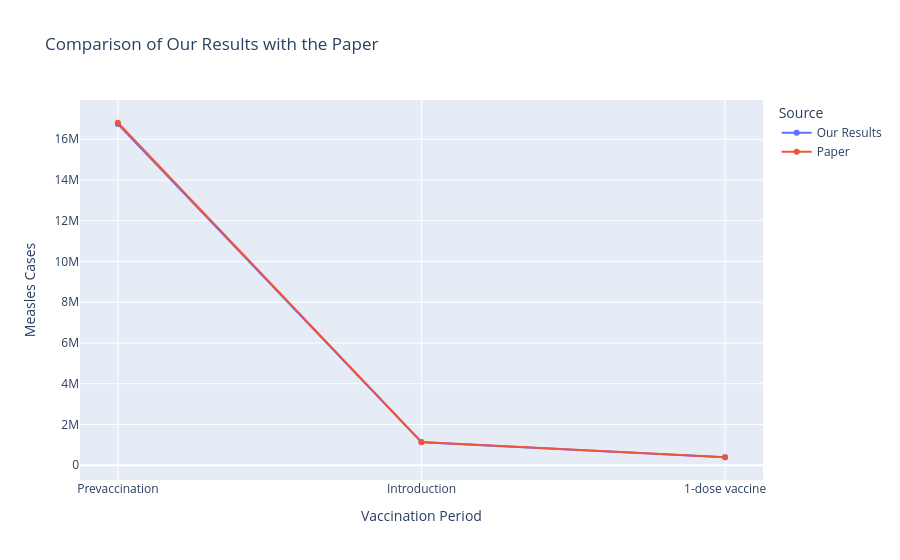

Notebook source saved alongside this figure:
### Code cell
graph_comparisons_measles_control(compared_df)

### Figure 1 — Plotly figure (JSON) as saved in the notebook; plotly's stock layout.template omitted (floating-point values rounded to 4 significant figures)
{"data": [{"hovertemplate": "variable=Our Results<br>Period=%{x}<br>value=%{y}<extra></extra>", "legendgroup": "Our Results", "line": {"color": "#636efa", "dash": "solid"}, "marker": {"symbol": "circle"}, "mode": "lines+markers", "name": "Our Results", "orientation": "v", "showlegend": true, "type": "scatter", "x": ["Prevaccination", "Introduction", "1-dose vaccine"], "xaxis": "x", "y": [16744994, 1121000.0, 394828], "yaxis": "y"}, {"hovertemplate": "variable=Paper<br>Period=%{x}<br>value=%{y}<extra></extra>", "legendgroup": "Paper", "line": {"color": "#EF553B", "dash": "solid"}, "marker": {"symbol": "circle"}, "mode": "lines+markers", "name": "Paper", "orientation": "v", "showlegend": true, "type": "scatter", "x": ["Prevaccination", "Introduction", "1-dose vaccine"], "xaxis": "x", "y": [16810000, 1140000, 390000], "yaxis": "y"}], "layout": {"legend": {"title": {"text": "Source"}, "tracegroupgap": 0}, "title": {"text": "Comparison of Our Results with the Paper"}, "xaxis": {"anchor": "y", "domain": [0, 1], "title": {"text": "Vaccination Period"}}, "yaxis": {"anchor": "x", "domain": [0, 1], "title": {"text": "Measles Cases"}}}}
